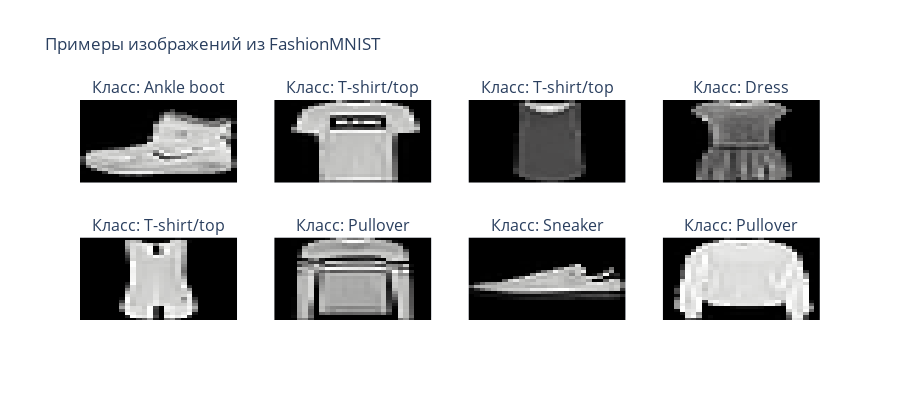

This figure's notebook cell:
### Markdown cell above
## 9. Обучение на FashionMNIST датасете

FashionMNIST - это датасет изображений одежды размером 28x28 пикселей, содержащий 10 классов. Он является хорошей альтернативой классическому MNIST для демонстрации возможностей нейронных сетей.

### Code cell
# Загрузка и подготовка данных FashionMNIST
transform = transforms.Compose([
    transforms.ToTensor(),
    transforms.Normalize((0.2860,), (0.3530,))  # Нормализация для FashionMNIST
])

# Загрузка данных
train_dataset = torchvision.datasets.FashionMNIST(
    root='./data', train=True, download=True, transform=transform
)

test_dataset = torchvision.datasets.FashionMNIST(
    root='./data', train=False, download=True, transform=transform
)

# Создание DataLoader'ов
batch_size = 128
train_loader = DataLoader(train_dataset, batch_size=batch_size, shuffle=True)
test_loader = DataLoader(test_dataset, batch_size=batch_size, shuffle=False)

# Названия классов
class_names = ['T-shirt/top', 'Trouser', 'Pullover', 'Dress', 'Coat',
               'Sandal', 'Shirt', 'Sneaker', 'Bag', 'Ankle boot']

print(f"Размер обучающей выборки: {len(train_dataset)}")
print(f"Размер тестовой выборки: {len(test_dataset)}")
print(f"Количество классов: {len(class_names)}")
print(f"Классы: {class_names}")

# Визуализация примеров данных
def visualize_samples(dataset, num_samples=8):
    """
    Визуализация случайных образцов из датасета.
    """
    fig = make_subplots(
        rows=2, cols=4,
        subplot_titles=[f"Класс: {class_names[dataset[i][1]]}" for i in range(num_samples)]
    )
    
    for i in range(num_samples):
        image, label = dataset[i]
        image_np = image.squeeze().numpy()
        
        # Переворачиваем изображение по вертикали для правильного отображения
        image_np = np.flipud(image_np)
        
        row = i // 4 + 1
        col = i % 4 + 1
        
        fig.add_trace(
            go.Heatmap(
                z=image_np,
                colorscale='gray',
                showscale=False
            ),
            row=row, col=col
        )
    
    fig.update_layout(
        title_text="Примеры изображений из FashionMNIST",
        height=400
    )
    
    # Убираем оси для всех подграфиков
    for i in range(1, 3):
        for j in range(1, 5):
            fig.update_xaxes(showticklabels=False, row=i, col=j)
            fig.update_yaxes(showticklabels=False, row=i, col=j)
    
    fig.show()

visualize_samples(train_dataset)

### Figure 1 — Plotly figure (JSON) as saved in the notebook; plotly's stock layout.template omitted (floating-point values rounded to 4 significant figures; data arrays with more than 128 entries replaced by an {"elided": "..."} marker saying what was removed)
{"data": [{"colorscale": [[0, "rgb(0, 0, 0)"], [0.09091, "rgb(16, 16, 16)"], [0.1818, "rgb(38, 38, 38)"], [0.2727, "rgb(59, 59, 59)"], [0.3636, "rgb(81, 80, 80)"], [0.4545, "rgb(102, 101, 101)"], [0.5455, "rgb(124, 123, 122)"], [0.6364, "rgb(146, 146, 145)"], [0.7273, "rgb(171, 171, 170)"], [0.8182, "rgb(197, 197, 195)"], [0.9091, "rgb(224, 224, 223)"], [1, "rgb(254, 254, 253)"]], "showscale": false, "type": "heatmap", "xaxis": "x", "yaxis": "y", "z": {"elided": "28x28 float values"}}, {"colorscale": [[0, "rgb(0, 0, 0)"], [0.09091, "rgb(16, 16, 16)"], [0.1818, "rgb(38, 38, 38)"], [0.2727, "rgb(59, 59, 59)"], [0.3636, "rgb(81, 80, 80)"], [0.4545, "rgb(102, 101, 101)"], [0.5455, "rgb(124, 123, 122)"], [0.6364, "rgb(146, 146, 145)"], [0.7273, "rgb(171, 171, 170)"], [0.8182, "rgb(197, 197, 195)"], [0.9091, "rgb(224, 224, 223)"], [1, "rgb(254, 254, 253)"]], "showscale": false, "type": "heatmap", "xaxis": "x2", "yaxis": "y2", "z": {"elided": "28x28 float values"}}, {"colorscale": [[0, "rgb(0, 0, 0)"], [0.09091, "rgb(16, 16, 16)"], [0.1818, "rgb(38, 38, 38)"], [0.2727, "rgb(59, 59, 59)"], [0.3636, "rgb(81, 80, 80)"], [0.4545, "rgb(102, 101, 101)"], [0.5455, "rgb(124, 123, 122)"], [0.6364, "rgb(146, 146, 145)"], [0.7273, "rgb(171, 171, 170)"], [0.8182, "rgb(197, 197, 195)"], [0.9091, "rgb(224, 224, 223)"], [1, "rgb(254, 254, 253)"]], "showscale": false, "type": "heatmap", "xaxis": "x3", "yaxis": "y3", "z": {"elided": "28x28 float values"}}, {"colorscale": [[0, "rgb(0, 0, 0)"], [0.09091, "rgb(16, 16, 16)"], [0.1818, "rgb(38, 38, 38)"], [0.2727, "rgb(59, 59, 59)"], [0.3636, "rgb(81, 80, 80)"], [0.4545, "rgb(102, 101, 101)"], [0.5455, "rgb(124, 123, 122)"], [0.6364, "rgb(146, 146, 145)"], [0.7273, "rgb(171, 171, 170)"], [0.8182, "rgb(197, 197, 195)"], [0.9091, "rgb(224, 224, 223)"], [1, "rgb(254, 254, 253)"]], "showscale": false, "type": "heatmap", "xaxis": "x4", "yaxis": "y4", "z": {"elided": "28x28 float values"}}, {"colorscale": [[0, "rgb(0, 0, 0)"], [0.09091, "rgb(16, 16, 16)"], [0.1818, "rgb(38, 38, 38)"], [0.2727, "rgb(59, 59, 59)"], [0.3636, "rgb(81, 80, 80)"], [0.4545, "rgb(102, 101, 101)"], [0.5455, "rgb(124, 123, 122)"], [0.6364, "rgb(146, 146, 145)"], [0.7273, "rgb(171, 171, 170)"], [0.8182, "rgb(197, 197, 195)"], [0.9091, "rgb(224, 224, 223)"], [1, "rgb(254, 254, 253)"]], "showscale": false, "type": "heatmap", "xaxis": "x5", "yaxis": "y5", "z": {"elided": "28x28 float values"}}, {"colorscale": [[0, "rgb(0, 0, 0)"], [0.09091, "rgb(16, 16, 16)"], [0.1818, "rgb(38, 38, 38)"], [0.2727, "rgb(59, 59, 59)"], [0.3636, "rgb(81, 80, 80)"], [0.4545, "rgb(102, 101, 101)"], [0.5455, "rgb(124, 123, 122)"], [0.6364, "rgb(146, 146, 145)"], [0.7273, "rgb(171, 171, 170)"], [0.8182, "rgb(197, 197, 195)"], [0.9091, "rgb(224, 224, 223)"], [1, "rgb(254, 254, 253)"]], "showscale": false, "type": "heatmap", "xaxis": "x6", "yaxis": "y6", "z": {"elided": "28x28 float values"}}, {"colorscale": [[0, "rgb(0, 0, 0)"], [0.09091, "rgb(16, 16, 16)"], [0.1818, "rgb(38, 38, 38)"], [0.2727, "rgb(59, 59, 59)"], [0.3636, "rgb(81, 80, 80)"], [0.4545, "rgb(102, 101, 101)"], [0.5455, "rgb(124, 123, 122)"], [0.6364, "rgb(146, 146, 145)"], [0.7273, "rgb(171, 171, 170)"], [0.8182, "rgb(197, 197, 195)"], [0.9091, "rgb(224, 224, 223)"], [1, "rgb(254, 254, 253)"]], "showscale": false, "type": "heatmap", "xaxis": "x7", "yaxis": "y7", "z": {"elided": "28x28 float values"}}, {"colorscale": [[0, "rgb(0, 0, 0)"], [0.09091, "rgb(16, 16, 16)"], [0.1818, "rgb(38, 38, 38)"], [0.2727, "rgb(59, 59, 59)"], [0.3636, "rgb(81, 80, 80)"], [0.4545, "rgb(102, 101, 101)"], [0.5455, "rgb(124, 123, 122)"], [0.6364, "rgb(146, 146, 145)"], [0.7273, "rgb(171, 171, 170)"], [0.8182, "rgb(197, 197, 195)"], [0.9091, "rgb(224, 224, 223)"], [1, "rgb(254, 254, 253)"]], "showscale": false, "type": "heatmap", "xaxis": "x8", "yaxis": "y8", "z": {"elided": "28x28 float values"}}], "layout": {"annotations": [{"font": {"size": 16}, "showarrow": false, "text": "Класс: Ankle boot", "x": 0.1062, "xanchor": "center", "xref": "paper", "y": 1, "yanchor": "bottom", "yref": "paper"}, {"font": {"size": 16}, "showarrow": false, "text": "Класс: T-shirt/top", "x": 0.3688, "xanchor": "center", "xref": "paper", "y": 1, "yanchor": "bottom", "yref": "paper"}, {"font": {"size": 16}, "showarrow": false, "text": "Класс: T-shirt/top", "x": 0.6313, "xanchor": "center", "xref": "paper", "y": 1, "yanchor": "bottom", "yref": "paper"}, {"font": {"size": 16}, "showarrow": false, "text": "Класс: Dress", "x": 0.8938, "xanchor": "center", "xref": "paper", "y": 1, "yanchor": "bottom", "yref": "paper"}, {"font": {"size": 16}, "showarrow": false, "text": "Класс: T-shirt/top", "x": 0.1062, "xanchor": "center", "xref": "paper", "y": 0.375, "yanchor": "bottom", "yref": "paper"}, {"font": {"size": 16}, "showarrow": false, "text": "Класс: Pullover", "x": 0.3688, "xanchor": "center", "xref": "paper", "y": 0.375, "yanchor": "bottom", "yref": "paper"}, {"font": {"size": 16}, "showarrow": false, "text": "Класс: Sneaker", "x": 0.6313, "xanchor": "center", "xref": "paper", "y": 0.375, "yanchor": "bottom", "yref": "paper"}, {"font": {"size": 16}, "showarrow": false, "text": "Класс: Pullover", "x": 0.8938, "xanchor": "center", "xref": "paper", "y": 0.375, "yanchor": "bottom", "yref": "paper"}], "height": 400, "title": {"text": "Примеры изображений из FashionMNIST"}, "xaxis": {"anchor": "y", "domain": [0, 0.2125], "showticklabels": false}, "xaxis2": {"anchor": "y2", "domain": [0.2625, 0.475], "showticklabels": false}, "xaxis3": {"anchor": "y3", "domain": [0.525, 0.7375], "showticklabels": false}, "xaxis4": {"anchor": "y4", "domain": [0.7875, 1], "showticklabels": false}, "xaxis5": {"anchor": "y5", "domain": [0, 0.2125], "showticklabels": false}, "xaxis6": {"anchor": "y6", "domain": [0.2625, 0.475], "showticklabels": false}, "xaxis7": {"anchor": "y7", "domain": [0.525, 0.7375], "showticklabels": false}, "xaxis8": {"anchor": "y8", "domain": [0.7875, 1], "showticklabels": false}, "yaxis": {"anchor": "x", "domain": [0.625, 1], "showticklabels": false}, "yaxis2": {"anchor": "x2", "domain": [0.625, 1], "showticklabels": false}, "yaxis3": {"anchor": "x3", "domain": [0.625, 1], "showticklabels": false}, "yaxis4": {"anchor": "x4", "domain": [0.625, 1], "showticklabels": false}, "yaxis5": {"anchor": "x5", "domain": [0, 0.375], "showticklabels": false}, "yaxis6": {"anchor": "x6", "domain": [0, 0.375], "showticklabels": false}, "yaxis7": {"anchor": "x7", "domain": [0, 0.375], "showticklabels": false}, "yaxis8": {"anchor": "x8", "domain": [0, 0.375], "showticklabels": false}}}
